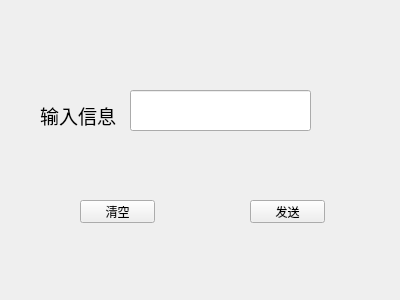
<?xml version="1.0" encoding="UTF-8"?>
<ui version="4.0">
 <class>Chat</class>
 <widget class="QWidget" name="Chat">
  <property name="geometry">
   <rect>
    <x>0</x>
    <y>0</y>
    <width>400</width>
    <height>300</height>
   </rect>
  </property>
  <property name="windowTitle">
   <string>Form</string>
  </property>
  <widget class="QLabel" name="label">
   <property name="geometry">
    <rect>
     <x>40</x>
     <y>100</y>
     <width>81</width>
     <height>31</height>
    </rect>
   </property>
   <property name="text">
    <string>&lt;html&gt;&lt;head/&gt;&lt;body&gt;&lt;p align=&quot;center&quot;&gt;&lt;span style=&quot; font-size:14pt;&quot;&gt;输入信息：&lt;/span&gt;&lt;/p&gt;&lt;/body&gt;&lt;/html&gt;</string>
   </property>
  </widget>
  <widget class="QLineEdit" name="lineEdit">
   <property name="geometry">
    <rect>
     <x>130</x>
     <y>90</y>
     <width>181</width>
     <height>41</height>
    </rect>
   </property>
  </widget>
  <widget class="QPushButton" name="clearButton">
   <property name="geometry">
    <rect>
     <x>80</x>
     <y>200</y>
     <width>75</width>
     <height>23</height>
    </rect>
   </property>
   <property name="text">
    <string>清空</string>
   </property>
  </widget>
  <widget class="QPushButton" name="sendButton">
   <property name="geometry">
    <rect>
     <x>250</x>
     <y>200</y>
     <width>75</width>
     <height>23</height>
    </rect>
   </property>
   <property name="text">
    <string>发送</string>
   </property>
  </widget>
 </widget>
 <resources/>
 <connections/>
</ui>
